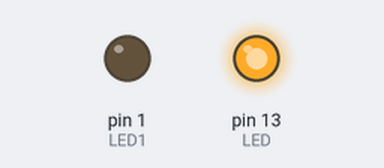
This sketch was run on a simulated Arduino Uno, built with avr-gcc and run on an emulated ATmega328P. Shown: output pins drawn as LEDs (lit = HIGH).

Above: at 0.5 s.
At 1.2 s:
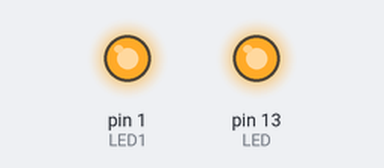
At 2.7 s:
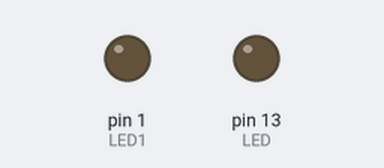
At 5.0 s:
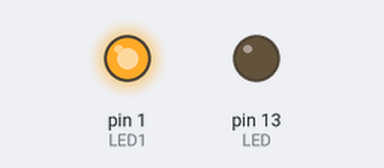
Timing chart, 0 to 6.9 s (numbered marks = the images above):
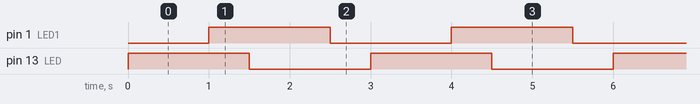

The sketch:

LED.ino
```cpp
const int LED = 13;
const int LED1 = 1;
void setup(){
  pinMode(LED,OUTPUT);
  pinMode(LED1,OUTPUT);
}
void loop(){
  digitalWrite(LED,HIGH);
  delay(1000);
  digitalWrite(LED1,HIGH);
  delay(500);
  digitalWrite(LED,LOW);
  delay(1000);
  digitalWrite(LED1,LOW);
  delay(500);
}
```

Measured:
- by itself, pin 1 (LED1), pin 13 (LED): alternates HIGH for 1.5 s and LOW for 1.5 s
- by itself, everything shown: repeats every 3.0 s, in 4 steps
